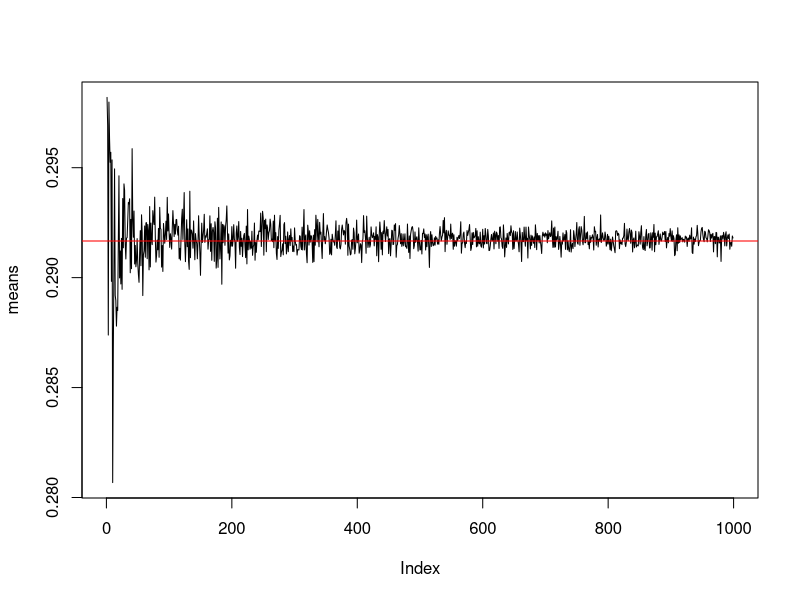
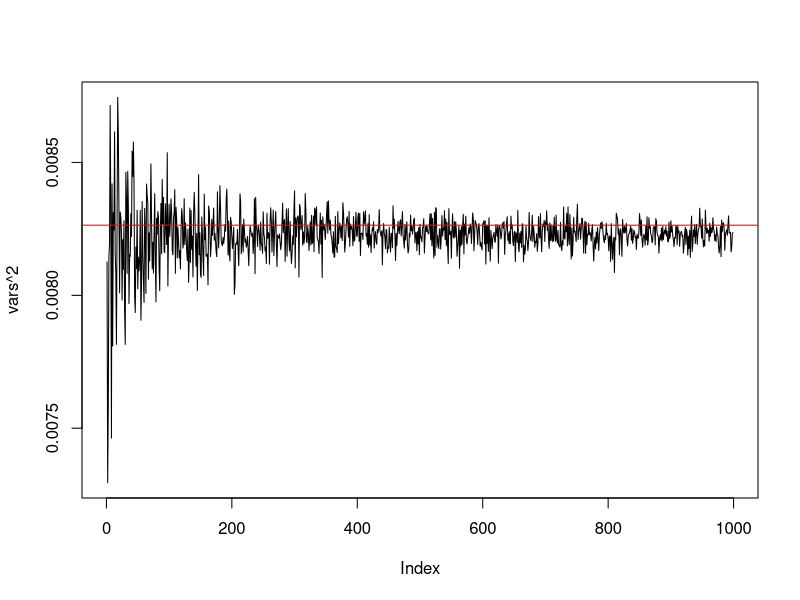
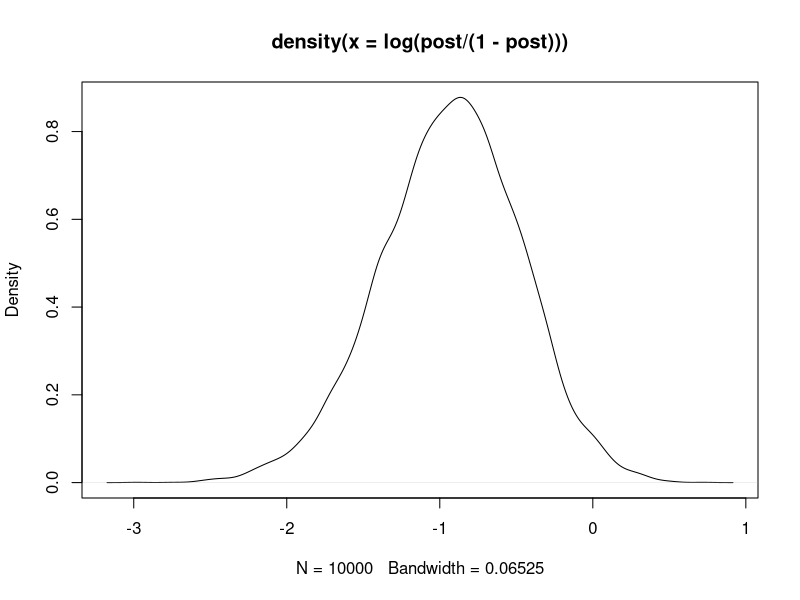

Write the R code that produced these figures, in order.
# A
s <- 5
n <- 20
f <- n - s
a0 <- 2
b0 <- 2
set.seed(12345)

posterior <- rbeta(100000, a0 + s, b0 + f)

means <- c()
vars <- c()
indx <- 0
for (i in seq(1,100000, 100))
{
  post <- sample( posterior, i, replace=TRUE )
  means[indx] <- mean(post)
  vars[indx] <- sd(post)
  indx <- indx + 1
  
}

truemean <- (a0 + s) / (a0 + s + b0 + f)
truevar <- (a0 + s) * (b0 + f) / ((b0 + f + a0 + s)**2 * (b0 + f + a0 + s + 1))


plot(means, type="l")
abline(h=truemean, col = 'red')
plot(vars**2, type="l")
abline(h=truevar, col = 'red')

## B
post <- sample( posterior, 10000, replace=TRUE )
sum(post > 0.3) / length(post)


prob_theta_bigger_than_03 <- pbeta(0.3, a0 + s, b0 + f, lower.tail = FALSE)


## C

phis <- density(log(post/(1-post)))
plot(phis)



